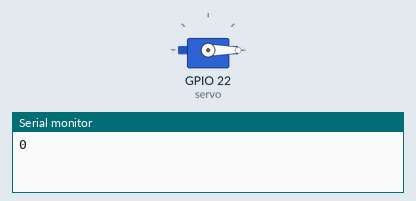
Simulated run of this sketch. Board: ESP32. Parts: servo, the last lines printed to the serial monitor.

Above: at 0.05 s.
At 21.05 s:
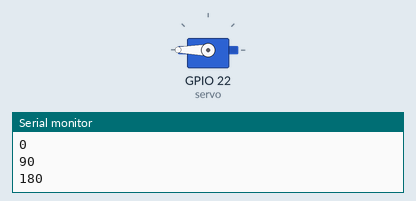
At 41.85 s:
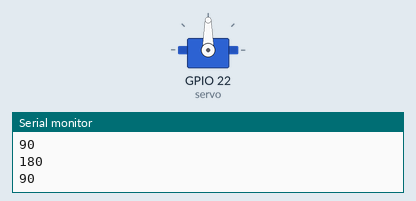
Timing chart, 0 to 68.3 s (numbered marks = the images above):
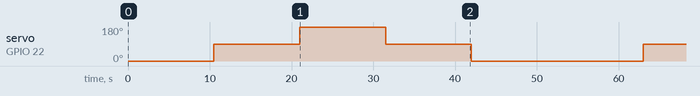

Measured:
- by itself, servo on GPIO 22 (servo): repeats every 52.5 s: 180° 10.5 s, 90° 10.5 s, 0° 21.0 s, 90° 10.5 s

The sketch:

Servo.ino
```cpp
#include <ESP32Servo.h>

Servo servo;

void setup() {
  servo.attach(22);
  Serial.begin(115200);
}

void loop() {
  Serial.println("0");
  servo.write(0);
  delay(500);
  delay(10000);
  Serial.println("90");
  servo.write(90);
  delay(500);
  delay(10000);
  Serial.println("180");
  servo.write(180);
  delay(500);
  delay(10000);
  Serial.println("90");
  servo.write(90);
  delay(500);
  delay(10000);
  Serial.println("0");
  servo.write(0);
  delay(500);
  delay(10000);
}
```
